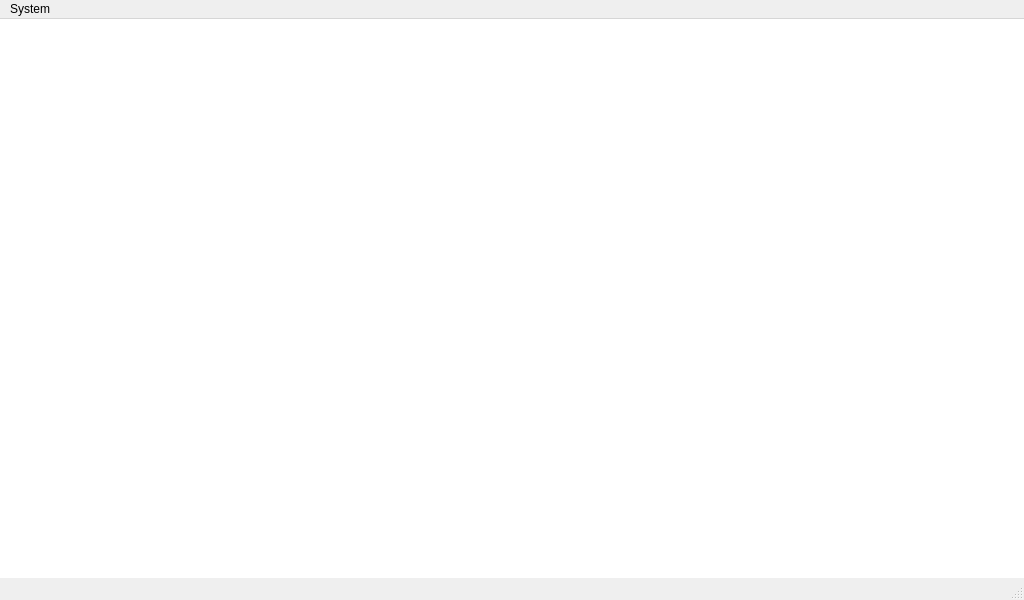
<?xml version="1.0" encoding="UTF-8"?>
<ui version="4.0">
 <class>MainDashboard</class>
 <widget class="QMainWindow" name="MainDashboard">
  <property name="geometry">
   <rect>
    <x>0</x>
    <y>0</y>
    <width>1024</width>
    <height>600</height>
   </rect>
  </property>
  <property name="minimumSize">
   <size>
    <width>1024</width>
    <height>600</height>
   </size>
  </property>
  <property name="maximumSize">
   <size>
    <width>1024</width>
    <height>600</height>
   </size>
  </property>
  <property name="windowTitle">
   <string>Main Dashboard</string>
  </property>
  <widget class="QWidget" name="centralwidget">
   <property name="styleSheet">
    <string notr="true">background-color: white;</string>
   </property>
  </widget>
  <widget class="QMenuBar" name="menubar">
   <property name="geometry">
    <rect>
     <x>0</x>
     <y>0</y>
     <width>1024</width>
     <height>19</height>
    </rect>
   </property>
   <widget class="QMenu" name="menuSystem">
    <property name="styleSheet">
     <string notr="true">background-color: blue; 
color: white;
border: 1px solid blue;
border-radius: 10px;</string>
    </property>
    <property name="title">
     <string>System</string>
    </property>
    <addaction name="actionpoweroff"/>
    <addaction name="actionreboot"/>
   </widget>
   <addaction name="menuSystem"/>
  </widget>
  <widget class="QStatusBar" name="statusbar"/>
  <action name="actionpoweroff">
   <property name="text">
    <string>poweroff</string>
   </property>
   <property name="font">
    <font>
     <pointsize>12</pointsize>
    </font>
   </property>
  </action>
  <action name="actionreboot">
   <property name="text">
    <string>reboot</string>
   </property>
   <property name="font">
    <font>
     <pointsize>12</pointsize>
    </font>
   </property>
  </action>
 </widget>
 <resources/>
 <connections/>
</ui>
